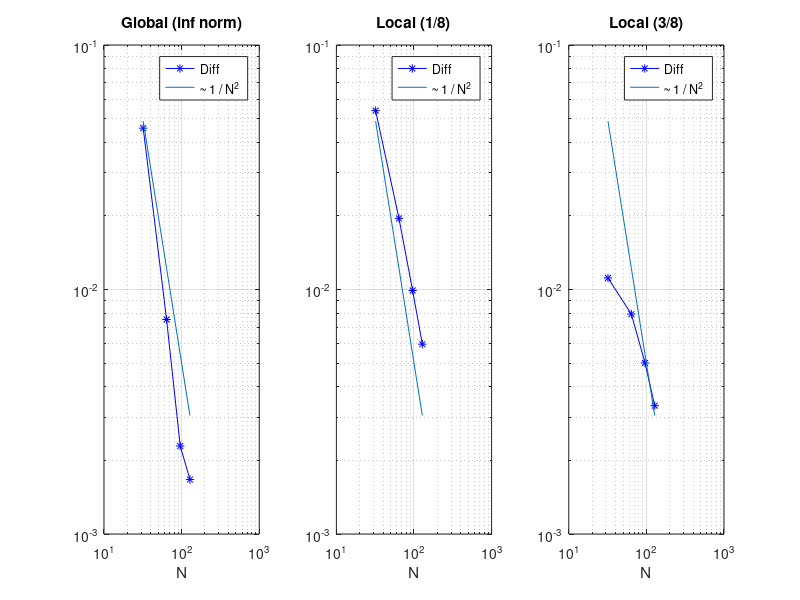

Write the MATLAB code that produced this figure.
function convergence_results
  % Global
  x = [32.0, 64.0, 96.0, 128.0, 160.0];
  inf_norm = [1.02851, 1.07422, 1.08176, 1.08405, 1.08572];

  % Local
  een_achtste = [0.327567, 0.381462, 0.401002, 0.410911, 0.416887];
  drie_achtste = [0.500404, 0.489258, 0.481327, 0.476320, 0.472971];

  second_order = 50 ./ x(1 : end - 1) .^ 2;

  figure;
  diff1 = difference1(inf_norm);
  subplot(1, 3, 1)
  loglog(x(1 : end-1), diff1, 'b-*'); hold on;
  loglog(x(1 : end-1), second_order);
  legend('Diff', '~ 1 / N^2')
  xlabel('N')
  grid on;
  order_inf_norm = the_order(x, diff1)
  title('Global (inf norm)')

  diff2 = difference1(een_achtste);
  subplot(1, 3, 2)
  loglog(x(1 : end-1), diff2, 'b-*'); hold on;
  loglog(x(1 : end-1), second_order);
  legend('Diff', '~ 1 / N^2')
  xlabel('N')
  grid on;
  order_een_achtste = the_order(x, diff2)
  title('Local (1/8)')

  diff3 = difference1(drie_achtste);
  subplot(1, 3, 3)
  loglog(x(1 : end-1), diff3, 'b-*'); hold on;
  loglog(x(1 : end-1), second_order);
  legend('Diff', '~ 1 / N^2')
  xlabel('N')
  grid on;
  order_drie_achtste = the_order(x, diff3)
  title('Local (3/8)')

end

function d = difference1(vec)
  d = abs(vec(2 : end) - vec(1 : end - 1));
end

function d = difference2(vec)
  d = abs(vec(1 : end - 1) - vec(end));
end

function r = the_order(xs, ys)
   r = abs((log(ys(2 : end)) - log(ys(1 : end - 1))) ./ (log(xs(2 : end - 1)) - log(xs(1 : end - 2))));
end